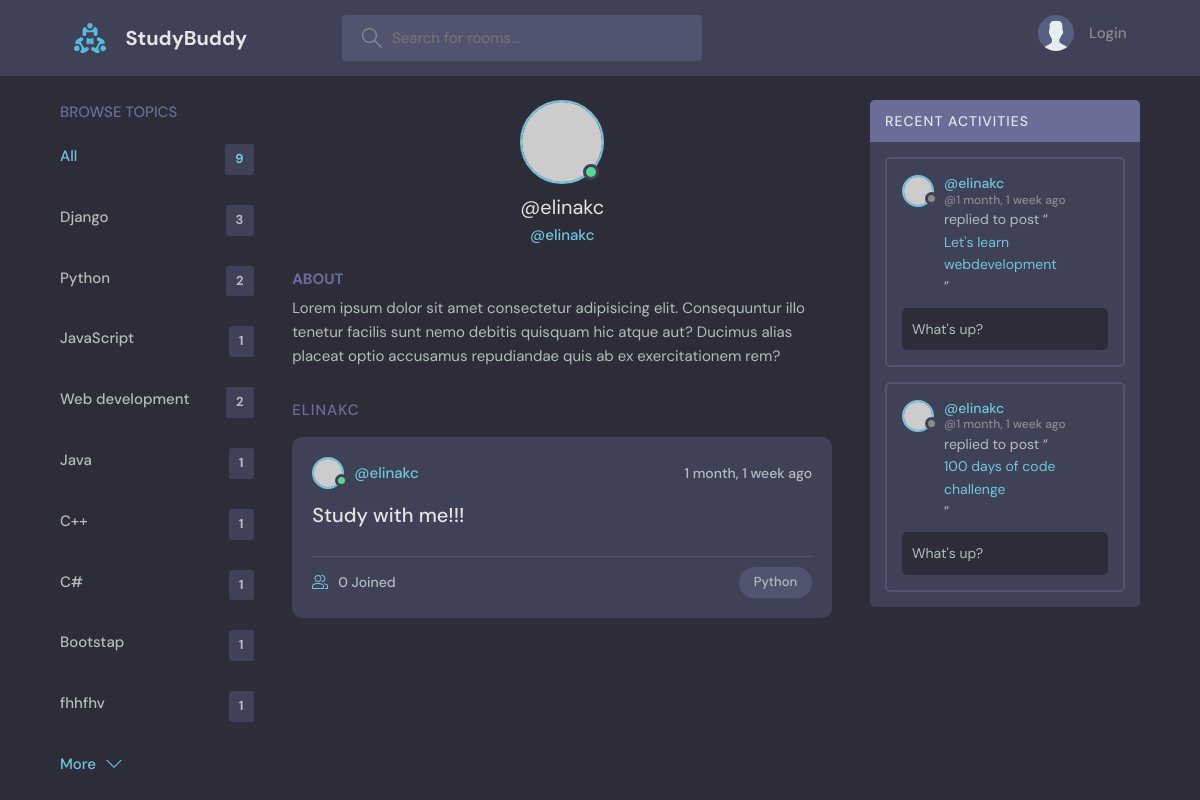
The page /profile/4/ on the database its author committed.
### base/models.py (models this page shows, shortened)
class Topic(models.Model):
    name = models.CharField(max_length=300)

class Room(models.Model):
    host = models.ForeignKey(User, on_delete=models.SET_NULL, null=True)
    topic = models.ForeignKey(Topic, on_delete=models.SET_NULL, null=True)
    name = models.CharField(max_length=300)
    description = models.TextField(null=True, blank=True)
    participants = models.ManyToManyField(User, related_name='participants', blank=True)
    updated = models.DateTimeField(auto_now=True)
    created = models.DateTimeField(auto_now_add=True)
    class Meta:
        ordering = ['-updated', '-created']
    def __str__(self):
        return self.name

class Message(models.Model):
    user = models.ForeignKey(User, on_delete=models.CASCADE)
    room = models.ForeignKey(
        Room, on_delete=models.CASCADE
    )  # What on_delete=models.CASCADE is going to do is that it delete this children node(Message) when parent node(ROOM) is deleted
    body = models.TextField()
    updated = models.DateTimeField(auto_now=True)
    created = models.DateTimeField(auto_now_add=True)

### base/views.py (the view)
# urls.py: path('profile/<str:pk>/' , views.userProfile , name='user-profile'),
def userProfile(request, pk ):
    user= User.objects.get( id=pk )
    rooms = user.room_set.all()
    room_messages = user.message_set.all()
    topics = Topic.objects.all()
    context={'user':user, 'rooms':rooms , 'room_messages':room_messages , 'topics':topics}
    return render(request, 'base/profile.html' , context)

### base/templates/base/profile.html (shortened to what this page needs)
{% extends 'main.html' %}
{% block content %}
  <main class="profile-page layout layout--3">
    <div class="container">
      {% include 'base/topics_component.html' %}
      <div class="roomList">
        <div class="profile">
          <div class="profile__avatar">
            <div class="avatar avatar--large active">
              <img src="https://randomuser.me/api/portraits/men/11.jpg" />
            </div>
          </div>
          <div class="profile__info">
            <h3>@{{user.username}}</h3>
            <p>@{{user.username}}</p>
          </div>
          <div class="profile__about">
            <h3>About</h3>
            <p>
              Lorem ipsum dolor sit amet consectetur adipisicing elit. Consequuntur illo tenetur
              facilis sunt nemo debitis quisquam hic atque aut? Ducimus alias placeat optio
              accusamus repudiandae quis ab ex exercitationem rem?
            </p>
          </div>
        </div>
        <div class="roomList__header">
          <div>
            <h2>{{user.username}}</a>
            </h2>
          </div>
        </div>
      {% include 'base/feed_component.html' %}
      </div>
       {% include 'base/activity_component.html' %}
    </div>
  </main>
{% endblock content %}

### base/templates/base/topics_component.html
<div class="topics">
  <div class="topics__header">
    <h2>Browse Topics</h2>
  </div>
  <ul class="topics__list">
    <li>
      <a href="{% url 'home' %}" class="active">All <span>{{topics.count}}</span></a>
    </li>
    {% for topic in topics %}
    <li>
      <a href="{% url 'home' %}?q={{topic.name}}">{{topic.name}} <span>{{topic.room_set.all.count}}</span></a>
    </li>
    {% endfor %}
  </ul>
  <a class="btn btn--link" href="topics.html">
    More
    <svg version="1.1" xmlns="http://www.w3.org/2000/svg" width="32" height="32" viewBox="0 0 32 32">
      <title>chevron-down</title>
      <path d="M16 21l-13-13h-3l16 16 16-16h-3l-13 13z"></path>
    </svg>
  </a>
</div>

### base/templates/base/feed_component.html (shortened to what this page needs)
{% for room in rooms %}
<div class="roomListRoom">
  <div class="roomListRoom__header">
    <a href="{% url 'user-profile' room.host.id %}" class="roomListRoom__author">
      <div class="avatar avatar--small active">
        <img src="https://randomuser.me/api/portraits/men/11.jpg" />
      </div>
      <span>@{{room.host.username}}</span>
    </a>
    <div class="roomListRoom__actions">
      <span>{{room.created|timesince}} ago </span>
    </div>
  </div>
  <div class="roomListRoom__content">
    <a href="{% url 'room' room.id %}">{{room.name}}</a>
  </div>
  <div class="roomListRoom__meta">
    <a href="{% url 'room' room.id %}" class="roomListRoom__joined">
     {{room.participants.all.count}} Joined
    </a>
    <p class="roomListRoom__topic">{{room.topic.name}}</p>
  </div>
</div>
{% endfor %}

### base/templates/base/activity_component.html (shortened to what this page needs)
<div class="activities">
  <div class="activities__header">
    <h2>Recent Activities</h2>
  </div>
{% for message in room_messages %}
  <div class="activities__box">
    <div class="activities__boxHeader roomListRoom__header">
      <a href="{% url 'user-profile' message.user.id %}" class="roomListRoom__author">
        <div class="avatar avatar--small">
          <img src="https://randomuser.me/api/portraits/women/11.jpg" />
        </div>
        <p>
         @{{message.user}}
          <span>@{{message.created|timesince}} ago</span>
        </p>
      </a>
    </div>
    <div class="activities__boxContent">
    <p>replied to post “<a href="{% url 'room' message.room.id %}">{{message.room}}</a>”</p>
      <div class="activities__boxRoomContent">
        {{message.body}}
      </div>
    </div>
  </div>
{% endfor %}
</div>

### rows shown on the page
Topic: name "Django", room_set.all.count "3"
Topic: name "Python", room_set.all.count "2"
Topic: name "JavaScript", room_set.all.count "1"
Topic: name "Web development", room_set.all.count "2"
Topic: name "Java", room_set.all.count "1"
Topic: name "C++", room_set.all.count "1"
Topic: name "C#", room_set.all.count "1"
Topic: name "Bootstap", room_set.all.count "1"
Topic: name "fhhfhv", room_set.all.count "1"
Room: host.username "elinakc", created "1 month, 1 week", name "Study with me!!!", participants.all.count "0", topic.name "Python"
Message: user "elinakc", created "1 month, 1 week", room "Let's learn webdevelopment", body "What's up?"
Message: user "elinakc", created "1 month, 1 week", room "100 days of code challenge", body "What's up?"

### other values the page prints
{{ topics.count }} "9"
{{ user.username }} "elinakc"
{{ user.username }} "ELINAKC"
